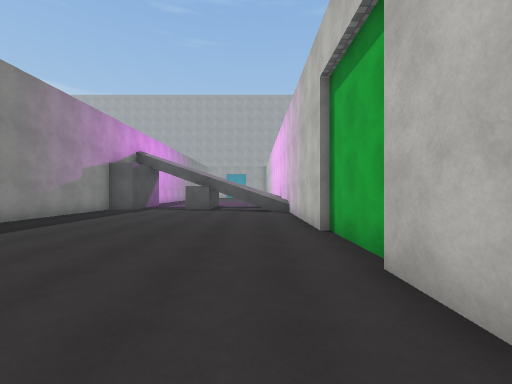
View 1 (above)

16 first-person views from a walk through a Unity game level. The camera is 1.5 m above the floor, looks level and sees 90° across. The floor is counted in squares, 2 m on a side. Each view is taken from the middle of a square. On the plan, view 1 faces up. The plan holds only what a view shows up to about 9 squares ahead; the rest is blank. The place goes on beyond the plan. The player is left out. Surface patterns are stand-ins for the level's own textures.

View 2
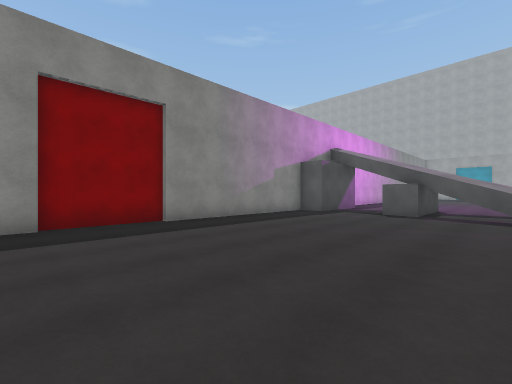

View 3
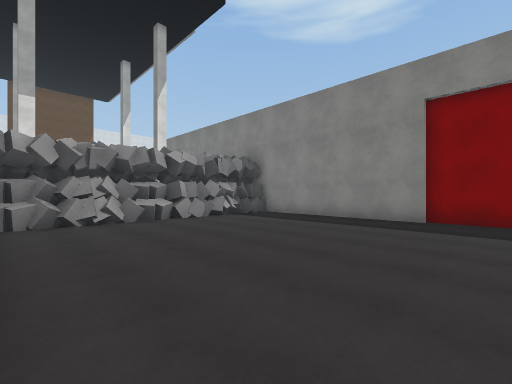

View 4
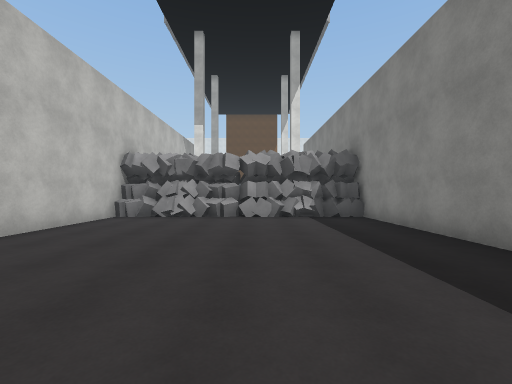

View 5
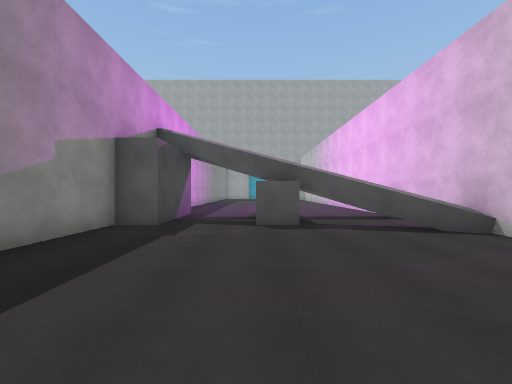

View 6
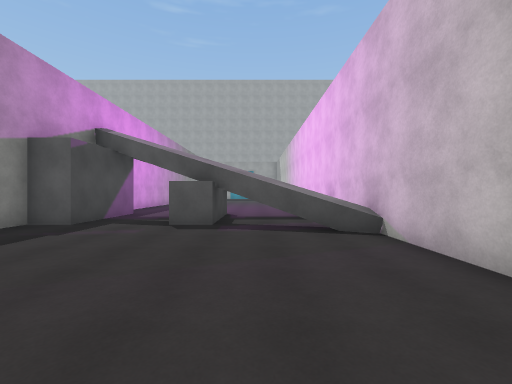

View 7
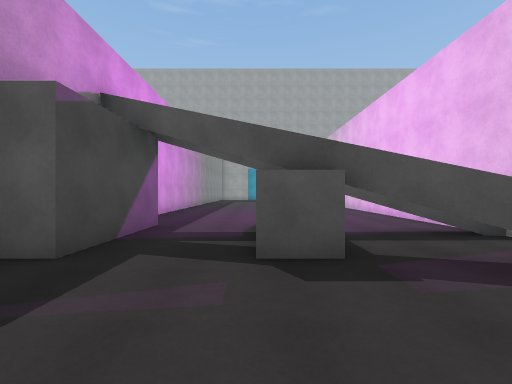

View 8
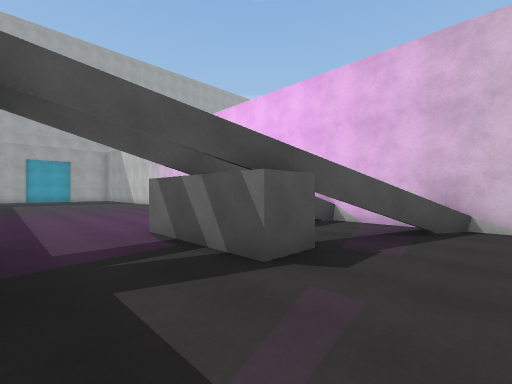

View 9
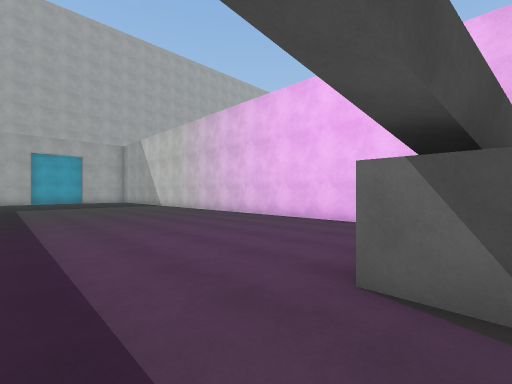

View 10
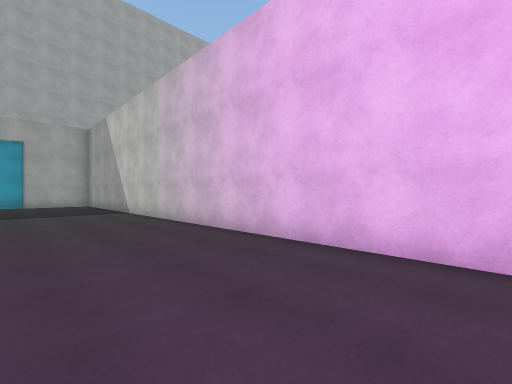

View 11
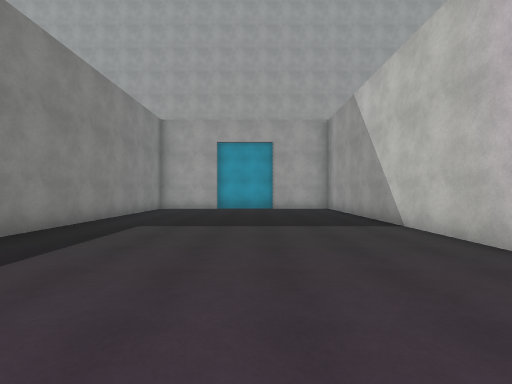

View 12
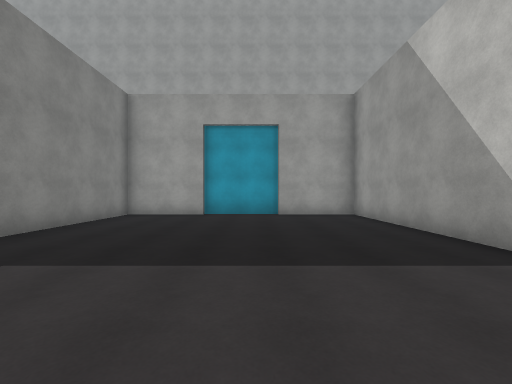

View 13
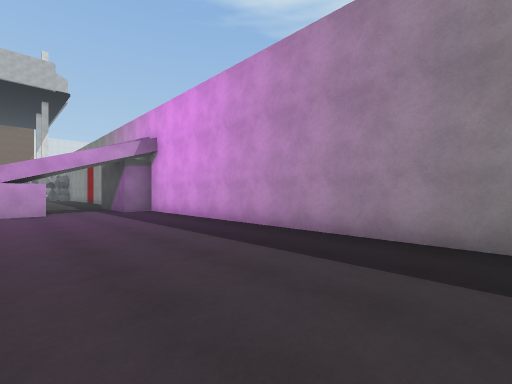

View 14
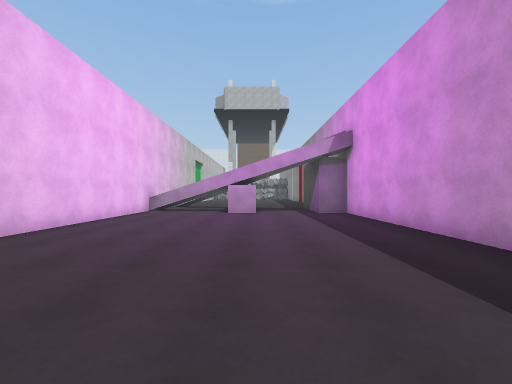

View 15
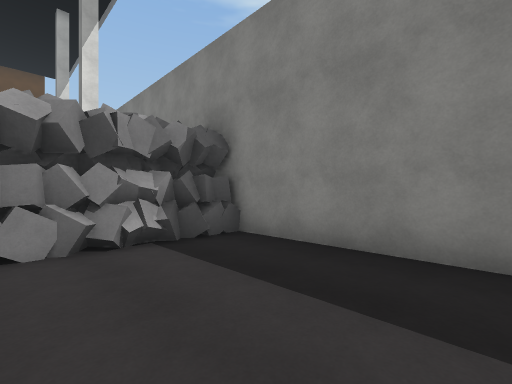

View 16
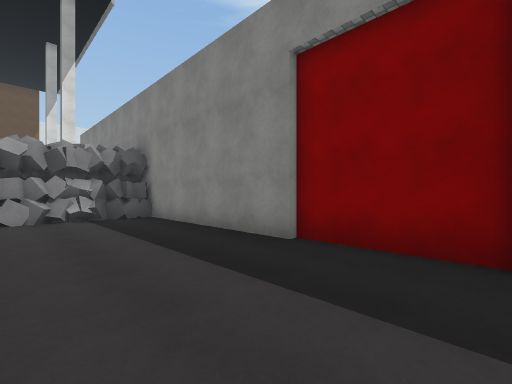

### Floor plan
Key: @ floor where view 1 was taken; # wall or solid block; . floor; = window, fence, low wall or low ledge; ^ raised ledge; C grey cube; T thing the floor can be seen under or through.
Columns run from 7 left of view 1 to 2 right of it. Each row starts with its distance up from view 1.
 33 ##########
 32 #........#
 31 #........#
 30 #........#
 29 #........#
 28 #........#
 27 #........#
 26 #........#
 25 #........#
 24 #........#
 23 #........#
 22 #........#
 21 #........#
 20 #........#
 19 #........#
 18 #........#
 17 #........#
 16 #........#
 15 #........#
 14 ##..CC...#
 13  C..C#TT^
 12  C..CC..#
 11  CC.CCTT#
 10 #......^=#
  9 #........#
  8 #........#
  7 #........#
  6 #........#
  5 #........#
  4 #........#
  3 #........#
  2 #........#
  1 #........#
  0 #......@.#
 -1 #........#
 -2 #........#
 -3  C CCCCCC
 -4  CC C CCC

Positions as (right, up) in squares from view 1, and headings:
1: (0, 0), facing up
2: (0, 2), facing up-left
3: (1, 4), facing down-left
4: (-3, 5), facing down
5: (-3, 5), facing up
6: (-1, 5), facing up
7: (-3, 8), facing up
8: (-5, 9), facing up-right
9: (-5, 13), facing up-right
10: (-2, 17), facing up-right
11: (-2, 21), facing up
12: (-2, 24), facing up
13: (-2, 24), facing down-left
14: (-3, 23), facing down
15: (-3, 1), facing down-left
16: (-3, 5), facing down-left
